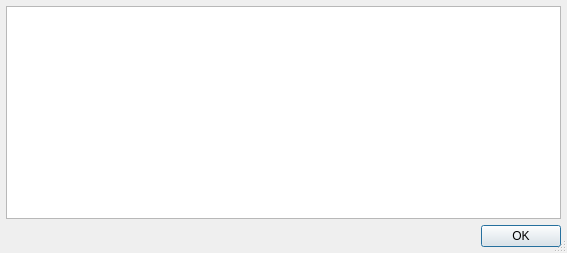
<ui version="4.0" >
 <class>XMLMessageDialog</class>
 <widget class="QDialog" name="XMLMessageDialog" >
  <property name="geometry" >
   <rect>
    <x>0</x>
    <y>0</y>
    <width>567</width>
    <height>253</height>
   </rect>
  </property>
  <property name="windowTitle" >
   <string>XML Parse Messages</string>
  </property>
  <property name="sizeGripEnabled" >
   <bool>true</bool>
  </property>
  <layout class="QVBoxLayout" >
   <item>
    <widget class="QTextEdit" name="messages" >
     <property name="readOnly" >
      <bool>true</bool>
     </property>
    </widget>
   </item>
   <item>
    <widget class="QDialogButtonBox" name="buttonBox" >
     <property name="orientation" >
      <enum>Qt::Horizontal</enum>
     </property>
     <property name="standardButtons" >
      <set>QDialogButtonBox::Ok</set>
     </property>
    </widget>
   </item>
  </layout>
 </widget>
 <layoutdefault spacing="6" margin="6" />
 <pixmapfunction>qPixmapFromMimeSource</pixmapfunction>
 <resources/>
 <connections>
  <connection>
   <sender>buttonBox</sender>
   <signal>accepted()</signal>
   <receiver>XMLMessageDialog</receiver>
   <slot>accept()</slot>
   <hints>
    <hint type="sourcelabel" >
     <x>157</x>
     <y>231</y>
    </hint>
    <hint type="destinationlabel" >
     <x>157</x>
     <y>251</y>
    </hint>
   </hints>
  </connection>
 </connections>
</ui>
